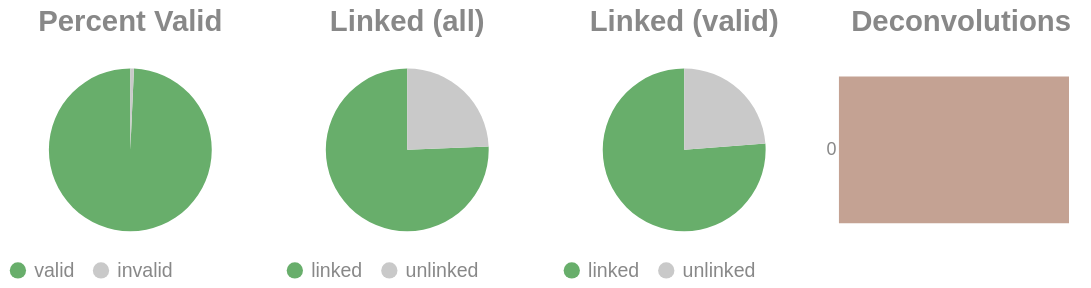

The notebook cell saved with this chart:
### Code cell
if SKIPLR:
    pass
else:
    clash = Counter()
    for i in valids['molecule'].to_list():
        _mol = i.split("-")
        if len(_mol) == 1:
            clash.update('0')
        else:
            clash.update(_mol[-1])

    _d = {"deconvolutions": [], 'count': []}
    for k,v in clash.items():
        _d['deconvolutions'].append(k)
        _d['count'].append(v)

    tot_valid = valids['reads'].sum()
    mask = valids['reads'] >= 2
    n_linked_reads = valids.filter(mask)['reads'].sum()
    if n_linked_reads == 0:
        print_html("No linked molecules (>=2 reads) were detected; skipping linked-only distributions.")
        SKIPLR = True
    else:
        perc_valid = round(tot_valid / n_reads, 4)
        linked_perc_abs = round(n_linked_reads / n_reads, 4)
        linked_perc = round(n_linked_reads / tot_valid, 4)

    _valid = pl.DataFrame({"valids": ['valid', 'invalid'], "count": [tot_valid, n_reads - tot_valid]})
    _linked_abs = pl.DataFrame({"linked (absolute)": ['linked', 'unlinked'], "count": [n_linked_reads, n_reads - n_linked_reads]})
    _linked_rel = pl.DataFrame({"linked (valids)": ['linked', 'unlinked'], "count": [n_linked_reads, tot_valid - n_linked_reads]})

    (
        alt.hconcat(
            piechart(_valid, goodval = 'valid', title = "Percent Valid"),
            piechart(_linked_abs, goodval = "linked", title =  "Linked (all)"),
            piechart(_linked_rel, goodval = "linked", title =  "Linked (valid)"),
            convolutionbar(pl.DataFrame(_d), title = "Deconvolutions"),
            center = True,
            bounds = 'flush'
        )
        .resolve_scale(color='independent')
        .resolve_legend('independent')
        .properties(usermeta={'embedOptions': {"actions": False}})
    ).display()

### Figure 1 — Vega-Lite specification as saved in the notebook (floating-point values rounded to 4 significant figures)
{"width": "container", "height": 400, "config": {"title": {"anchor": "start", "dy": -15, "fontSize": 18, "color": "#888888", "subtitleColor": "#888888", "subtitleFontSize": 14}, "arc": {"fill": "#0072B2"}, "axis": {"domainColor": "#888888", "domainWidth": 0.5, "gridWidth": 0.2, "grid": false, "titleFontWeight": 400, "titleFontSize": 15, "labelFontSize": 11, "labelColor": "#888888", "tickColor": "#888888", "tickWidth": 0.2, "titleColor": "#888888"}, "axisBand": {"grid": false}, "axisX": {"grid": true, "tickSize": 10, "domainCap": "round"}, "axisY": {"domain": false, "grid": true, "tickSize": 0, "domainCap": "round"}, "background": "transparent", "header": {"labelFontSize": 15, "labelColor": "#888888", "titleFontSize": 15, "titleFontWeight": 600, "titleColor": "#888888"}, "legend": {"labelFont": "sans-serif", "labelFontSize": 12, "labelColor": "#888888", "symbolSize": 100, "symbolType": "circle", "titleFontSize": 12, "titlePadding": 10, "titleColor": "#888888", "title": null}, "range": {"category": ["#E69F00", "#56B4E9", "#009E73", "#F0E442", "#0072B2", "#D55E00", "#CC79A7", "#000000"], "diverging": ["#cfe8f3", "#a2d4ec", "#73bfe2", "#46abdb", "#1696d2", "#12719e"]}, "area": {"fill": "#0072B2", "fillOpacity": 0.7, "line": true, "strokeOpacity": 0.7}, "line": {"color": "#0072B2", "stroke": "#0072B2", "strokeWidth": 2}, "trail": {"color": "#0072B2", "stroke": "#0072B2", "strokeWidth": 0, "size": 1}, "point": {"filled": true, "fillOpacity": 1.0, "size": 95}, "text": {"color": "#888888", "fontSize": 11, "align": "right", "fontWeight": 400, "size": 11}, "bar": {"fill": "#0072B2", "stroke": null}, "view": {"stroke": null, "continuousWidth": 660, "continuousHeight": 400}}, "hconcat": [{"data": {"name": "data-450cc6b77589c51707be27751fb31633"}, "mark": {"type": "arc"}, "encoding": {"color": {"field": "valids", "legend": {"orient": "bottom", "title": null}, "scale": {"domain": ["valid", "invalid"], "range": ["#68ae6b", "#C9C9C9"]}, "title": "Valids", "type": "nominal"}, "theta": {"field": "count", "type": "quantitative"}, "tooltip": [{"field": "valids", "title": "Valids", "type": "ordinal"}, {"field": "percent", "format": ".2%", "title": "Percent", "type": "quantitative"}, {"field": "count", "title": "Count", "type": "quantitative"}]}, "height": 100, "title": {"text": "Percent Valid", "align": "center", "anchor": "middle"}, "transform": [{"calculate": "datum.count / 15490991", "as": "percent"}], "width": 150}, {"data": {"name": "data-17a15dbba56dce2026f43dc048c47636"}, "mark": {"type": "arc"}, "encoding": {"color": {"field": "linked (absolute)", "legend": {"orient": "bottom", "title": null}, "scale": {"domain": ["linked", "unlinked"], "range": ["#68ae6b", "#C9C9C9"]}, "title": "Linked (Absolute)", "type": "nominal"}, "theta": {"field": "count", "type": "quantitative"}, "tooltip": [{"field": "linked (absolute)", "title": "Linked (Absolute)", "type": "ordinal"}, {"field": "percent", "format": ".2%", "title": "Percent", "type": "quantitative"}, {"field": "count", "title": "Count", "type": "quantitative"}]}, "height": 100, "title": {"text": "Linked (all)", "align": "center", "anchor": "middle"}, "transform": [{"calculate": "datum.count / 15490991", "as": "percent"}], "width": 150}, {"data": {"name": "data-1d0b23aa422c43e549dc25116081a48a"}, "mark": {"type": "arc"}, "encoding": {"color": {"field": "linked (valids)", "legend": {"orient": "bottom", "title": null}, "scale": {"domain": ["linked", "unlinked"], "range": ["#68ae6b", "#C9C9C9"]}, "title": "Linked (Valids)", "type": "nominal"}, "theta": {"field": "count", "type": "quantitative"}, "tooltip": [{"field": "linked (valids)", "title": "Linked (Valids)", "type": "ordinal"}, {"field": "percent", "format": ".2%", "title": "Percent", "type": "quantitative"}, {"field": "count", "title": "Count", "type": "quantitative"}]}, "height": 100, "title": {"text": "Linked (valid)", "align": "center", "anchor": "middle"}, "transform": [{"calculate": "datum.count / 15380354", "as": "percent"}], "width": 150}, {"data": {"name": "data-8458af0a031728c2dda87d13ece4eeaf"}, "mark": {"type": "bar"}, "encoding": {"color": {"field": "deconvolutions", "legend": null, "scale": {"scheme": "lightgreyred"}, "type": "nominal"}, "tooltip": [{"field": "deconvolutions", "title": "Deconvolutions", "type": "ordinal"}, {"field": "percent", "format": ".2%", "title": "Percent", "type": "quantitative"}, {"field": "count", "title": "Count", "type": "quantitative"}], "x": {"axis": null, "field": "count", "type": "quantitative"}, "y": {"field": "deconvolutions", "sort": "ascending", "title": null, "type": "nominal"}}, "height": 100, "title": {"text": "Deconvolutions", "align": "center", "anchor": "middle"}, "transform": [{"calculate": "datum.count / 6119915", "as": "percent"}], "width": 150}], "bounds": "flush", "center": true, "resolve": {"legend": {"angle": "independent"}, "scale": {"color": "independent"}}, "usermeta": {"embedOptions": {"actions": false}}, "$schema": "https://vega.github.io/schema/vega-lite/v6.1.0.json", "datasets": {"data-450cc6b77589c51707be27751fb31633": [{"valids": "valid", "count": 15380354}, {"valids": "invalid", "count": 110637}], "data-17a15dbba56dce2026f43dc048c47636": [{"linked (absolute)": "linked", "count": 11723690}, {"linked (absolute)": "unlinked", "count": 3767301}], "data-1d0b23aa422c43e549dc25116081a48a": [{"linked (valids)": "linked", "count": 11723690}, {"linked (valids)": "unlinked", "count": 3656664}], "data-8458af0a031728c2dda87d13ece4eeaf": [{"deconvolutions": "0", "count": 6119915}]}}
